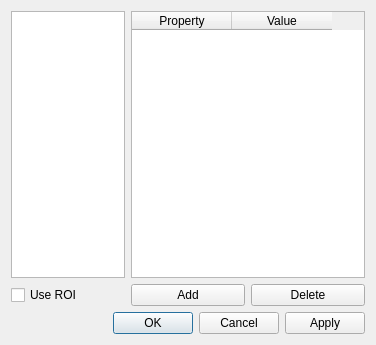
<?xml version="1.0" encoding="UTF-8"?>
<ui version="4.0">
 <class>RoiDlg</class>
 <widget class="QDialog" name="RoiDlg">
  <property name="geometry">
   <rect>
    <x>0</x>
    <y>0</y>
    <width>376</width>
    <height>345</height>
   </rect>
  </property>
  <property name="sizePolicy">
   <sizepolicy hsizetype="Preferred" vsizetype="Preferred">
    <horstretch>0</horstretch>
    <verstretch>0</verstretch>
   </sizepolicy>
  </property>
  <property name="windowTitle">
   <string>ROI</string>
  </property>
  <layout class="QVBoxLayout" name="verticalLayout">
   <item>
    <layout class="QGridLayout" name="gridLayout">
     <item row="0" column="0">
      <widget class="QListWidget" name="listRois">
       <property name="sizePolicy">
        <sizepolicy hsizetype="Expanding" vsizetype="Expanding">
         <horstretch>1</horstretch>
         <verstretch>0</verstretch>
        </sizepolicy>
       </property>
      </widget>
     </item>
     <item row="0" column="1" colspan="2">
      <widget class="QTableWidget" name="tableParams">
       <property name="sizePolicy">
        <sizepolicy hsizetype="Expanding" vsizetype="Expanding">
         <horstretch>1</horstretch>
         <verstretch>0</verstretch>
        </sizepolicy>
       </property>
       <property name="showGrid">
        <bool>true</bool>
       </property>
       <attribute name="verticalHeaderVisible">
        <bool>false</bool>
       </attribute>
       <column>
        <property name="text">
         <string>Property</string>
        </property>
       </column>
       <column>
        <property name="text">
         <string>Value</string>
        </property>
       </column>
      </widget>
     </item>
     <item row="1" column="0">
      <widget class="QCheckBox" name="checkBoxUseRoi">
       <property name="text">
        <string>Use ROI</string>
       </property>
      </widget>
     </item>
     <item row="1" column="1">
      <widget class="QPushButton" name="btnAdd">
       <property name="text">
        <string>Add</string>
       </property>
      </widget>
     </item>
     <item row="1" column="2">
      <widget class="QPushButton" name="btnDelete">
       <property name="text">
        <string>Delete</string>
       </property>
      </widget>
     </item>
    </layout>
   </item>
   <item>
    <widget class="QDialogButtonBox" name="buttonBox">
     <property name="orientation">
      <enum>Qt::Horizontal</enum>
     </property>
     <property name="standardButtons">
      <set>QDialogButtonBox::Apply|QDialogButtonBox::Cancel|QDialogButtonBox::Ok</set>
     </property>
    </widget>
   </item>
  </layout>
 </widget>
 <resources/>
 <connections>
  <connection>
   <sender>buttonBox</sender>
   <signal>accepted()</signal>
   <receiver>RoiDlg</receiver>
   <slot>accept()</slot>
   <hints>
    <hint type="sourcelabel">
     <x>248</x>
     <y>254</y>
    </hint>
    <hint type="destinationlabel">
     <x>157</x>
     <y>274</y>
    </hint>
   </hints>
  </connection>
  <connection>
   <sender>buttonBox</sender>
   <signal>rejected()</signal>
   <receiver>RoiDlg</receiver>
   <slot>reject()</slot>
   <hints>
    <hint type="sourcelabel">
     <x>316</x>
     <y>260</y>
    </hint>
    <hint type="destinationlabel">
     <x>286</x>
     <y>274</y>
    </hint>
   </hints>
  </connection>
 </connections>
</ui>
